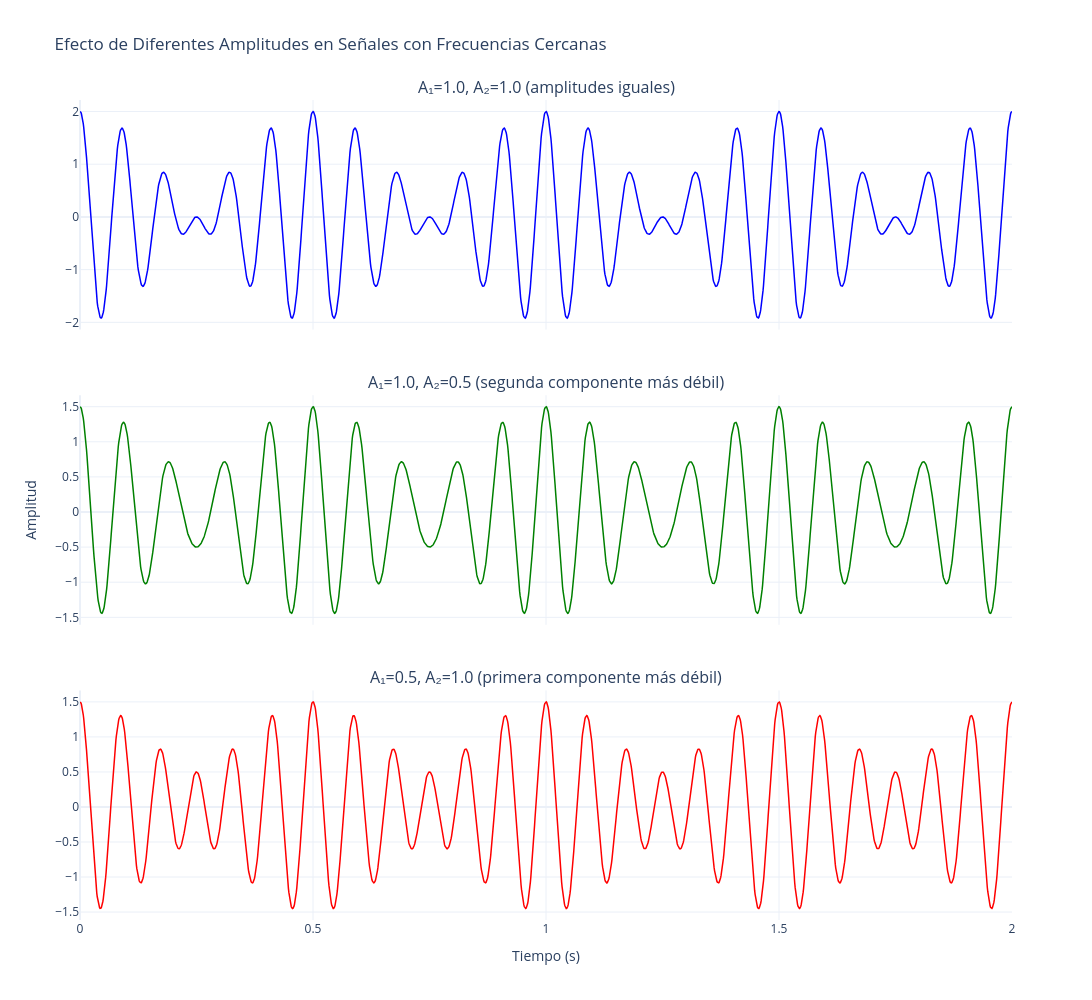

The code cell stored with this chart in its notebook:
### Code cell
# Ejemplo 5: Diferentes amplitudes para las componentes
# Evaluar el efecto de tener componentes con diferentes amplitudes

fig = make_subplots(
    rows=3,
    cols=1,
    subplot_titles=[
        "A₁=1.0, A₂=1.0 (amplitudes iguales)",
        "A₁=1.0, A₂=0.5 (segunda componente más débil)",
        "A₁=0.5, A₂=1.0 (primera componente más débil)",
    ],
    vertical_spacing=0.08,
    shared_xaxes=True,
)

configuraciones_amplitud = [
    (1.0, 1.0, "blue"),
    (1.0, 0.5, "green"),
    (0.5, 1.0, "red"),
]

for idx, (amp1, amp2, color) in enumerate(configuraciones_amplitud):
    t, señal = generar_senal_frecuencia_cercana(
        f1=10.0,
        f2=12.0,
        amplitud1=amp1,
        amplitud2=amp2,
        duracion=2.0,
        frecuencia_muestreo=1000.0,
        funcion="cos"
    )
    
    fig.add_trace(
        go.Scatter(
            x=t,
            y=señal,
            mode="lines",
            name=f"A₁={amp1}, A₂={amp2}",
            line=dict(color=color, width=1.5),
            showlegend=False,
        ),
        row=idx + 1,
        col=1,
    )

fig.update_xaxes(title_text="Tiempo (s)", row=3, col=1)
fig.update_yaxes(title_text="Amplitud", row=2, col=1)

fig.update_layout(
    title_text="Efecto de Diferentes Amplitudes en Señales con Frecuencias Cercanas",
    height=1000,
    width=1200,
    template="plotly_white",
    hovermode="x unified",
)

fig.show()

### Figure 1 — Plotly figure (JSON) as saved in the notebook; plotly's stock layout.template omitted (floating-point values rounded to 4 significant figures; data arrays with more than 128 entries replaced by an {"elided": "..."} marker saying what was removed)
{"data": [{"line": {"color": "blue", "width": 1.5}, "mode": "lines", "name": "A₁=1.0, A₂=1.0", "showlegend": false, "type": "scatter", "x": {"elided": "2000 float values"}, "xaxis": "x", "y": {"elided": "2000 float values"}, "yaxis": "y"}, {"line": {"color": "green", "width": 1.5}, "mode": "lines", "name": "A₁=1.0, A₂=0.5", "showlegend": false, "type": "scatter", "x": {"elided": "2000 float values"}, "xaxis": "x2", "y": {"elided": "2000 float values"}, "yaxis": "y2"}, {"line": {"color": "red", "width": 1.5}, "mode": "lines", "name": "A₁=0.5, A₂=1.0", "showlegend": false, "type": "scatter", "x": {"elided": "2000 float values"}, "xaxis": "x3", "y": {"elided": "2000 float values"}, "yaxis": "y3"}], "layout": {"annotations": [{"font": {"size": 16}, "showarrow": false, "text": "A₁=1.0, A₂=1.0 (amplitudes iguales)", "x": 0.5, "xanchor": "center", "xref": "paper", "y": 1, "yanchor": "bottom", "yref": "paper"}, {"font": {"size": 16}, "showarrow": false, "text": "A₁=1.0, A₂=0.5 (segunda componente más débil)", "x": 0.5, "xanchor": "center", "xref": "paper", "y": 0.64, "yanchor": "bottom", "yref": "paper"}, {"font": {"size": 16}, "showarrow": false, "text": "A₁=0.5, A₂=1.0 (primera componente más débil)", "x": 0.5, "xanchor": "center", "xref": "paper", "y": 0.28, "yanchor": "bottom", "yref": "paper"}], "height": 1000, "hovermode": "x unified", "title": {"text": "Efecto de Diferentes Amplitudes en Señales con Frecuencias Cercanas"}, "width": 1200, "xaxis": {"anchor": "y", "domain": [0, 1], "matches": "x3", "showticklabels": false}, "xaxis2": {"anchor": "y2", "domain": [0, 1], "matches": "x3", "showticklabels": false}, "xaxis3": {"anchor": "y3", "domain": [0, 1], "title": {"text": "Tiempo (s)"}}, "yaxis": {"anchor": "x", "domain": [0.72, 1]}, "yaxis2": {"anchor": "x2", "domain": [0.36, 0.64], "title": {"text": "Amplitud"}}, "yaxis3": {"anchor": "x3", "domain": [0, 0.28]}}}
